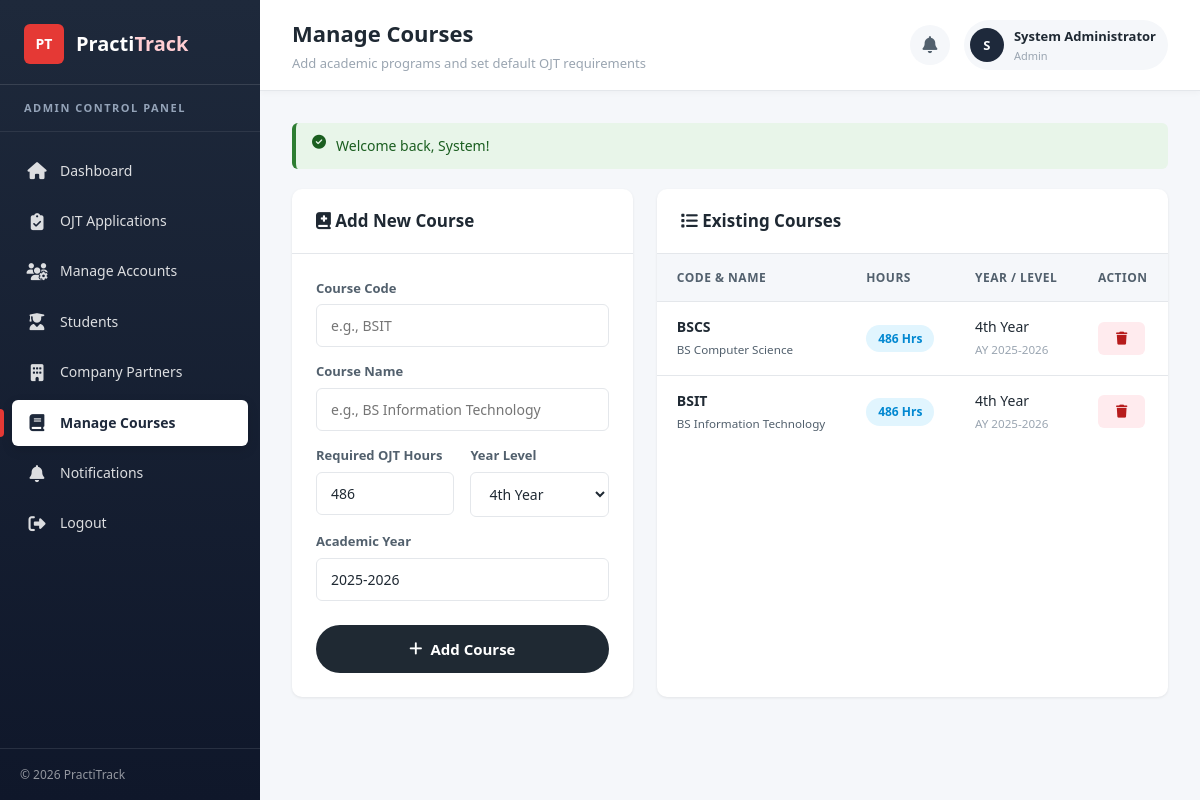
The page /admin/courses.php (signed in) on the database its author committed.
### tables this page shows
CREATE TABLE `courses` (
  `id` int(11) NOT NULL,
  `code` varchar(20) NOT NULL,
  `name` varchar(150) NOT NULL,
  `duration_hours` int(11) DEFAULT 486,
  `academic_year` varchar(20) DEFAULT '2025-2026',
  `year_level` varchar(20) DEFAULT '4th Year',
  `created_at` timestamp NOT NULL DEFAULT current_timestamp()
);

### php/functions.php (called while the page is built, shortened)
<?php
function e($value) {
    return htmlspecialchars((string)$value, ENT_QUOTES, 'UTF-8');
}
function get_flash($key) {
    if (!empty($_SESSION['flash'][$key])) {
        $msg = $_SESSION['flash'][$key];
        return $msg;
    }
    return null;
}

### admin/courses.php (the view, shortened to what this page needs)
<?php
require_once __DIR__ . '/../includes/admin-layout.php';
$stmt = $pdo->query("SELECT * FROM courses ORDER BY name ASC");
$courses = $stmt->fetchAll();
admin_layout_top('Manage Courses', 'Add academic programs and set default OJT requirements');
?>
<?php if ($msg = get_flash('success')): ?>
    <div class="alert alert-success"><i class="fas fa-check-circle"></i><span><?= e($msg) ?></span></div>
<?php endif; ?>
<div class="grid-2" style="grid-template-columns: 1fr 1.5fr; gap: 24px;">
    <div class="panel">
        <div class="panel-header"><h3><i class="fas fa-book-medical"></i> Add New Course</h3></div>
        <div class="panel-body">
            <form action="/PractiTrack/php/admin/course-handler.php" method="POST">
                <div class="field">
                    <label>Course Code</label>
                    <input type="text" name="code" placeholder="e.g., BSIT" required>
                </div>
                <div class="field">
                    <label>Course Name</label>
                    <input type="text" name="name" placeholder="e.g., BS Information Technology" required>
                </div>
                <div class="form-grid">
                    <div class="field">
                        <label>Required OJT Hours</label>
                        <input type="number" name="duration_hours" value="486" required>
                    </div>
                    <div class="field">
                        <label>Year Level</label>
                        <select name="year_level" required>
                            <option value="4th Year" selected>4th Year</option>
                        </select>
                    </div>
                </div>
                <div class="field">
                    <label>Academic Year</label>
                    <input type="text" name="academic_year" value="2025-2026" placeholder="e.g., 2025-2026" required>
                </div>
                <button type="submit" class="btn btn-primary" style="background:var(--gray-800); width:100%; margin-top:10px;">
                    <i class="fas fa-plus"></i> Add Course
                </button>
            </form>
        </div>
    </div>
    <div class="panel">
        <div class="panel-header"><h3><i class="fas fa-list"></i> Existing Courses</h3></div>
        <div class="panel-body no-pad">
            <div class="table-wrap">
                <table class="data-table">
                    <thead>
                        <tr>
                            <th>Code & Name</th>
                            <th>Hours</th>
                            <th>Year / Level</th>
                            <th>Action</th>
                        </tr>
                    </thead>
                    <tbody>
                        <?php if (empty($courses)): ?>
                            <tr><td colspan="4" class="empty">No courses added yet.</td></tr>
                        <?php else: ?>
                            <?php foreach ($courses as $c): ?>
                                <tr>
                                    <td>
                                        <strong><?= e($c['code']) ?></strong><br>
                                        <small style="color:var(--gray-600);"><?= e($c['name']) ?></small>
                                    </td>
                                    <td><span class="badge" style="background:var(--light-blue-light); color:var(--light-blue-dark);"><?= e($c['duration_hours'] ?? '486') ?> hrs</span></td>
                                    <td>
                                        <?= e($c['year_level'] ?? '4th Year') ?><br>
                                        <small style="color:var(--gray-400);">AY <?= e($c['academic_year'] ?? '2025-2026') ?></small>
                                    </td>
                                    <td>
                                        <button type="button" class="btn btn-sm" style="background:var(--red-light); color:var(--red-dark);" onclick="confirmDelete(<?= $c['id'] ?>, '<?= e($c['name']) ?>')">
                                            <i class="fas fa-trash"></i>
                                        </button>
                                    </td>
                                </tr>
                            <?php endforeach; ?>
                        <?php endif; ?>
                    </tbody>
                </table>
            </div>
        </div>
    </div>
</div>
<?php admin_layout_bottom(); ?>

### includes/admin-layout.php (shortened to what this page needs)
<?php
require_once __DIR__ . '/../php/functions.php';
$userName = $_SESSION['name'] ?? 'Administrator';
$initials = strtoupper(substr($userName, 0, 1));
$currentPage = basename($_SERVER['PHP_SELF']);
function admin_layout_top($pageTitle = 'Dashboard', $pageSubtitle = '') {
    global $userName, $initials, $currentPage, $unreadCount;
    ?>
    <!DOCTYPE html>
    <html lang="en">
    <head>
        <link rel="stylesheet" href="/PractiTrack/assets/css/global.css">
        <link rel="stylesheet" href="/PractiTrack/assets/css/student.css">
        <link rel="stylesheet" href="https://cdnjs.cloudflare.com/ajax/libs/font-awesome/6.4.0/css/all.min.css">
    </head>
    <body>
        <div class="app-shell">
            <aside class="sidebar" id="sidebar">
                <div class="sidebar-brand">
                    <div class="logo-mark">PT</div>
                    <h1>Practi<span>Track</span></h1>
                </div>
                <div class="sidebar-role" style="color:#94A3B8;">Admin Control Panel</div>
                <nav class="sidebar-menu">
                    <a href="/PractiTrack/admin/dashboard.php" class="<?= $currentPage === 'dashboard.php' ? 'active' : '' ?>">
                        <span class="icon"><i class="fas fa-home"></i></span> Dashboard
                    </a>
                    <a href="/PractiTrack/admin/applications.php" class="<?= $currentPage === 'applications.php' ? 'active' : '' ?>">
                        <span class="icon"><i class="fas fa-clipboard-check"></i></span> OJT Applications
                    </a>
                    <a href="/PractiTrack/admin/manage-users.php" class="<?= $currentPage === 'manage-users.php' ? 'active' : '' ?>">
                        <span class="icon"><i class="fas fa-users-cog"></i></span> Manage Accounts
                    </a>
                    <a href="/PractiTrack/admin/students.php" class="<?= $currentPage === 'students.php' || $currentPage === 'student-view.php' ? 'active' : '' ?>">
                        <span class="icon"><i class="fas fa-user-graduate"></i></span> Students
                    </a>
                    <a href="/PractiTrack/admin/companies.php" class="<?= $currentPage === 'companies.php' ? 'active' : '' ?>">
                        <span class="icon"><i class="fas fa-building"></i></span> Company Partners
                    </a>
                    <a href="/PractiTrack/admin/courses.php" class="<?= $currentPage === 'courses.php' ? 'active' : '' ?>">
                        <span class="icon"><i class="fas fa-book"></i></span> Manage Courses
                    </a>
                    <a href="/PractiTrack/admin/notification.php" class="<?= $currentPage === 'notification.php' ? 'active' : '' ?>">
                        <span class="icon"><i class="fas fa-bell"></i></span> Notifications
                    </a>
                    <a href="/PractiTrack/logout.php">
                        <span class="icon"><i class="fas fa-sign-out-alt"></i></span> Logout
                    </a>
                </nav>
                <div class="sidebar-footer">&copy; <?= date('Y') ?> PractiTrack</div>
            </aside>
            <div class="main">
                <header class="topbar">
                    <div class="topbar-left">
                        <div>
                            <h2><?= e($pageTitle) ?></h2>
                            <?php if ($pageSubtitle): ?><p><?= e($pageSubtitle) ?></p><?php endif; ?>
                        </div>
                    </div>
                    <div class="topbar-right">
                        <a href="/PractiTrack/admin/notification.php" class="topbar-icon" title="Notifications">
                            <i class="fas fa-bell"></i>
                        </a>
                        <div class="user-chip">
                            <div class="avatar" style="background:#1E293B;"><?= e($initials) ?></div>
                            <div class="info">
                                <div class="name"><?= e($userName) ?></div>
                                <div class="role">Admin</div>
                            </div>
                        </div>
                    </div>
                </header>
                <main class="content">
                <?php
            }
            function admin_layout_bottom() {
                ?>
                </main>
            </div>
        </div>
    </body>
    </html>
    <?php
}

### assets/css/global.css (style rules this page uses)
:root { --light-blue: #4FC3F7; --light-blue-dark: #0288D1; --light-blue-light: #E1F5FE; --blue-bg: #F0F9FF; --red: #E53935; --red-dark: #B71C1C; --red-light: #FFEBEE; --white: #FFFFFF; --gray-100: #F5F7FA; --gray-200: #E4E7EB; --gray-400: #9AA5B1; --gray-600: #52606D; --gray-800: #1F2933; --success: #2E7D32; --warning: #F9A825; --font-main: 'Segoe UI', Tahoma, Geneva, Verdana, sans-serif; --font-heading: 'Poppins', 'Segoe UI', sans-serif; --shadow-sm: 0 1px 3px rgba(0, 0, 0, 0.08); --shadow-md: 0 4px 12px rgba(0, 0, 0, 0.10); --shadow-lg: 0 10px 30px rgba(0, 0, 0, 0.15); --radius-sm: 6px; --radius-md: 10px; --radius-lg: 16px; --radius-full: 999px; }
* { margin: 0; padding: 0; box-sizing: border-box; }
html { scroll-behavior: smooth; }
body { font-family: var(--font-main); color: var(--gray-800); background-color: var(--white); line-height: 1.6; }
a { text-decoration: none; color: inherit; }
button { font-family: inherit; cursor: pointer; border: none; outline: none; }
.btn { display: inline-flex; align-items: center; justify-content: center; gap: 8px; padding: 12px 26px; font-size: 15px; font-weight: 600; border-radius: var(--radius-full); transition: all 0.25s ease; cursor: pointer; border: 2px solid transparent; }
.btn-primary { background-color: var(--red); color: var(--white); }

### includes/admin-layout.php (style rules this page uses)
.sidebar { background: linear-gradient(180deg, #1E293B 0%, #0F172A 100%); }
.sidebar-brand .logo-mark { background: var(--red); color: var(--white); }
.sidebar-menu a.active::before { background: var(--red); }
.sidebar-menu a.active { color: #1E293B; }
.user-chip .avatar { background: #1E293B !important; }

### rows shown on the page
courses: code "BSCS", name "BS Computer Science", duration_hours "486", year_level "4th Year", academic_year "2025-2026"
courses: code "BSIT", name "BS Information Technology", duration_hours "486", year_level "4th Year", academic_year "2025-2026"

### other values the page prints
$pageTitle "Manage Courses"
$pageSubtitle "Add academic programs and set default OJT requirements"
$initials "S"
$userName "System Administrator"
$msg "Welcome back, System!"
